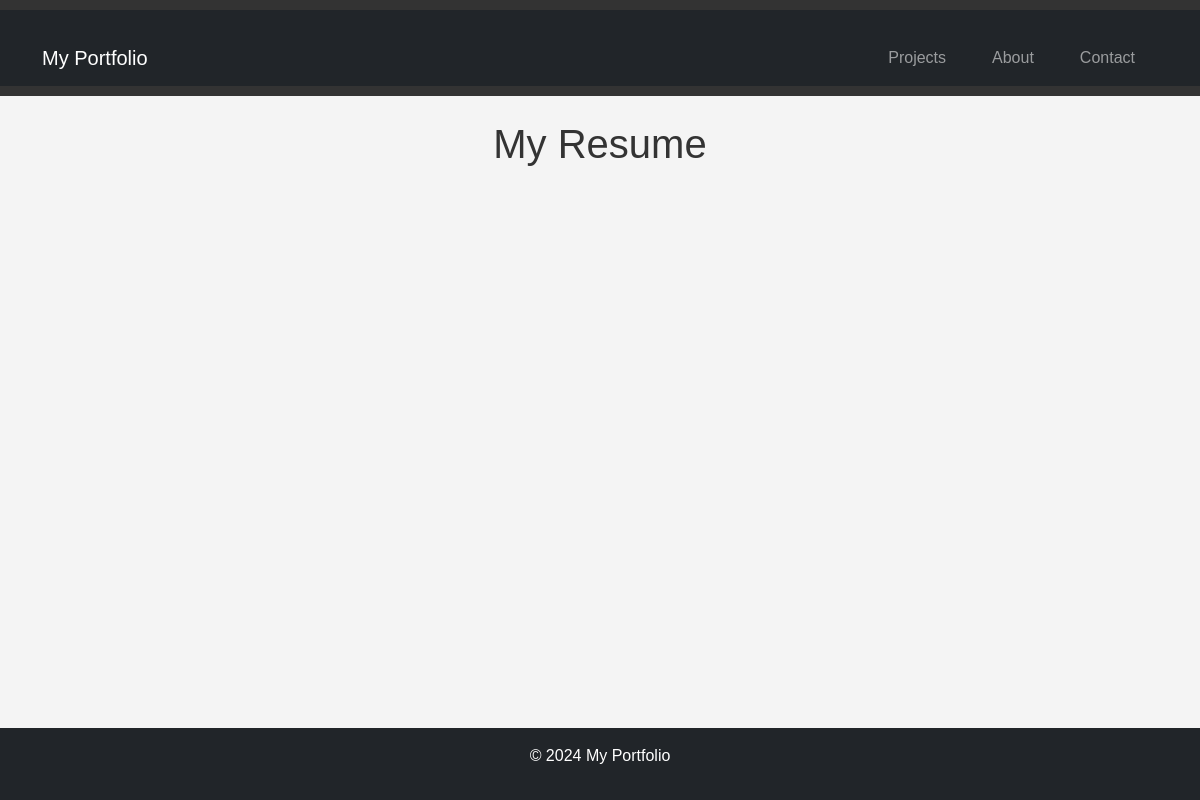
Before: /portfolio/resume/ with the older database file.
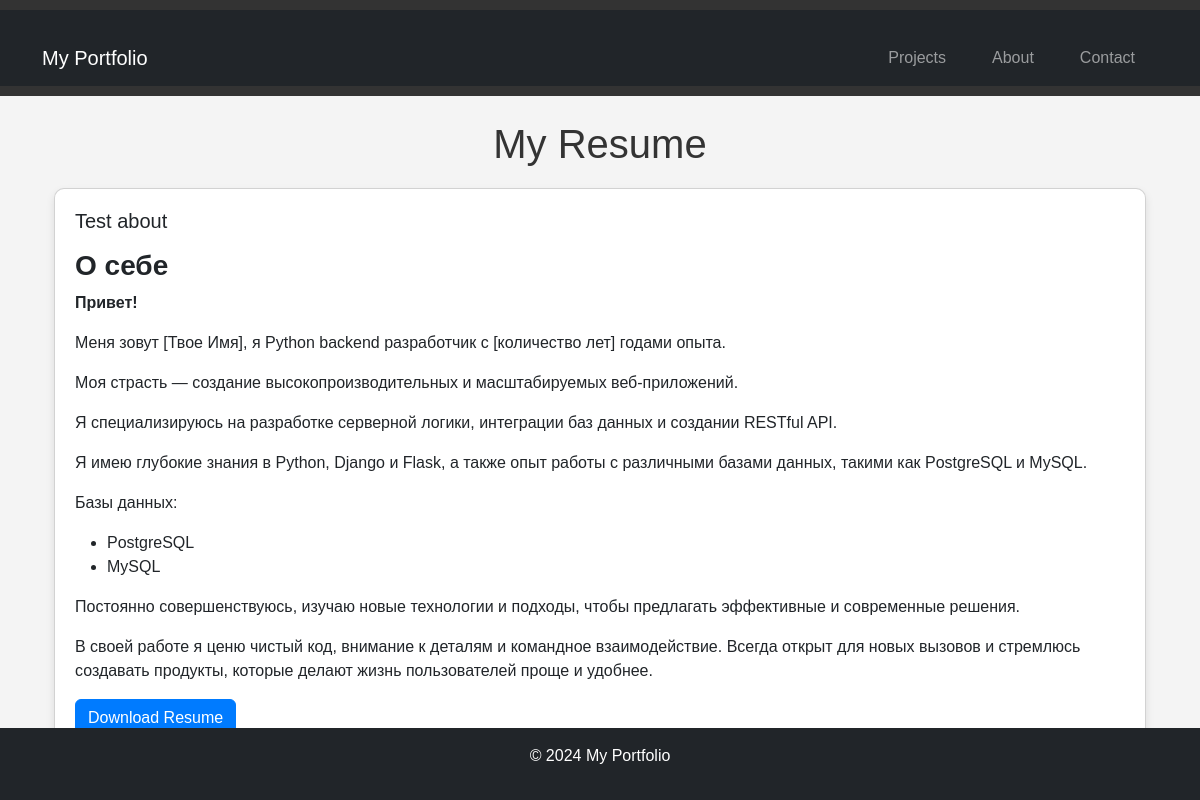
After: the same page with the newer database file.
### website/models.py (models this page shows, shortened)
class Resume(models.Model):
    title = models.CharField(max_length=200)
    description = RichTextUploadingField()
    file = models.FileField(upload_to='resumes/', blank=True, null=True)

### website/views.py (the view)
# urls.py: path('resume/', views.resume_info, name='resume_info'),
def resume_info(request):
    resume = Resume.objects.all()
    context_resume = {'resume': resume}
    return render(request, 'resume_info_main_page.html', context_resume)

### templates/resume_info_main_page.html (shortened to what this page needs)
{% extends 'index.html' %}
{% block content %}
    <div class="container">
        <h1 class="text-center">My Resume</h1>
        <div class="row">
            {% for item in resume %}
                <div class="col-md-12 mb-4">
                    <div class="card">
                        <div class="card-body">
                            <h5 class="card-title">{{ item.title }}</h5>
                            <p class="card-text">{{ item.description | safe }}</p>
                            <a href="{{ item.file.url }}" download class="btn btn-primary">Download Resume</a>
                        </div>
                    </div>
                </div>
            {% endfor %}
        </div>
    </div>
{% endblock %}

### templates/index.html (shortened to what this page needs)
{% load static %}
<!DOCTYPE html>
<html lang="en">
<head>
    <link href="https://cdn.jsdelivr.net/npm/bootstrap@5.3.3/dist/css/bootstrap.min.css" rel="stylesheet">
    <link rel="stylesheet" href="{% static 'css/style.css' %}">
</head>
<body>
<header>
    <nav class="navbar navbar-expand-lg navbar-dark bg-dark">
        <div class="container">
            <a class="navbar-brand" href="#">My Portfolio</a>
            <div class="collapse navbar-collapse" id="navbarNav">
                <ul class="navbar-nav ms-auto">
                    <li class="nav-item">
                        <a class="nav-link" href="{% url 'project_main_page' %}">Projects</a>
                    </li>
                    <li class="nav-item">
                        <a class="nav-link" href="{% url 'resume_info' %}">About</a>
                    </li>
                    <li class="nav-item">
                        <a class="nav-link" href="{% url 'contact_info' %}">Contact</a>
                    </li>
                </ul>
            </div>
        </div>
    </nav>
</header>
<div class="container mt-4">
    {% block content %}
    {% endblock %}
</div>
<footer class="bg-dark text-white text-center py-3">
    <p>&copy; 2024 My Portfolio</p>
</footer>
</body>
</html>

### static/css/style.css (style rules this page uses)
body { font-family: Arial, sans-serif; background-color: #f4f4f4; margin: 0; padding: 0; }
header { background-color: #333; color: #fff; padding: 10px 0; }
header nav ul { list-style-type: none; display: flex; justify-content: center; margin: 0; padding: 0; }
header nav ul li { margin: 0 15px; }
header nav ul li a { color: #fff; text-decoration: none; }
footer { text-align: center; padding: 20px; background-color: #333; color: #fff; position: fixed; bottom: 0; width: 100%; }
.card { background-color: #ffffff; border-radius: 10px; box-shadow: 0 4px 8px rgba(0, 0, 0, 0.1); transition: transform 0.2s ease-in-out, box-shadow 0.2s ease-in-out; }
.card-body { padding: 20px; }
.container { margin-top: 20px; }
h1 { color: #333; margin-bottom: 20px; }
.btn-primary { background-color: #007bff; border-color: #007bff; transition: background-color 0.3s ease-in-out, border-color 0.3s ease-in-out; }

Changed rows visible on the page:
added Resume: title "Test about", description "О себе Привет! Меня зовут [Твое Имя], я Python backend разработчик с [количество лет] годами опыта. Моя страсть — создание высокопроизводительных и масштабируемых веб-приложений. Я специализируюсь на разработке серверной логики, интеграции баз данных и создании RESTful API. Я имею глубокие знания в Python, Django и Flask, а также опыт работы с различными базами данных, такими как PostgreSQL и MySQL. Базы данных: PostgreSQL MySQL Постоянно совершенствуюсь, изучаю новые технологии и подходы, чтобы предлагать эффективные и современные решения. В своей работе я ценю чистый код, внимание к деталям и командное взаимодействие. Всегда открыт для новых вызовов и стремлюсь создавать продукты, которые…"
